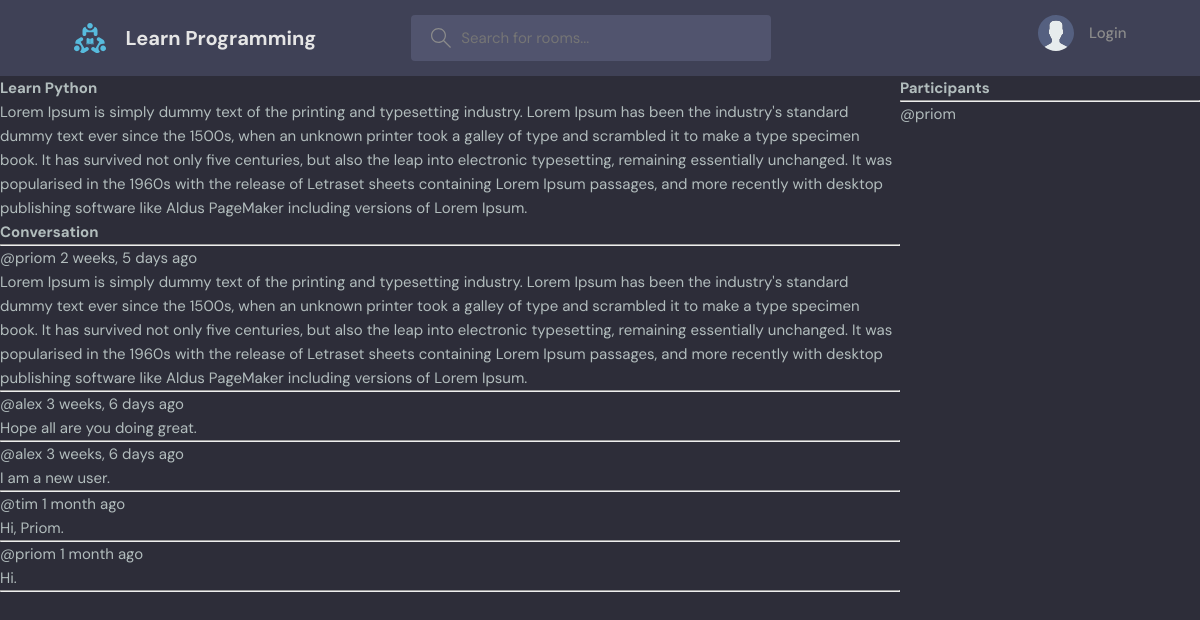
The page /room/1/ on the database its author committed.
### base/models.py (models this page shows, shortened)
class Room(models.Model):
    host = models.ForeignKey(User, on_delete=models.SET_NULL, null=True)
    topic = models.ForeignKey(Topic, on_delete=models.SET_NULL, null=True)
    name = models.CharField(max_length=200)
    description = models.TextField(null=True, blank=True)
    participants = models.ManyToManyField(
        User, related_name='participants', blank=True)
    updated = models.DateTimeField(auto_now=True)
    created = models.DateTimeField(auto_now_add=True)
    class Meta:
        ordering = ['-updated', '-created']

class Message(models.Model):
    user = models.ForeignKey(User, on_delete=models.CASCADE)
    room = models.ForeignKey(Room, on_delete=models.CASCADE)
    body = models.TextField()
    updated = models.DateTimeField(auto_now=True)
    created = models.DateTimeField(auto_now_add=True)
    class Meta:
        ordering = ['-updated', '-created']

### base/views.py (the view, shortened to what this page needs)
# urls.py: path('room/<str:pk>/', views.room, name="room"),
def room(request, pk):
    room = Room.objects.get(id=pk)
    room_messages = room.message_set.all()
    participants = room.participants.all()
    context = {'rooms': room, 'room_messages': room_messages,
               'participants': participants}
    return render(request, 'base/room.html', context)

### base/templates/base/room.html (shortened to what this page needs)
{% extends 'main.html' %}
{% block content %}
<div class="room-container">
    <div>
        <h1>{{rooms.name}}</h1>
        <p>{{rooms.description}}</p>
        <div class="comment-wrapper">
            <h3>Conversation</h3>
            <hr>
            {% for message in room_messages %}
            <div>
                <small>@{{message.user}} {{message.created | timesince}} ago</small>
                <p>{{message.body}}</p>
                <hr>
            </div>
            {% endfor %}
        </div>
    </div>
    <div>
        <h3>Participants</h3>
        <hr>
        {% for user in participants %}
        <div>
            <p>@{{user.username}}</p>
        </div>
        {% endfor %}
    </div>
</div>
{% endblock content %}

### static/styles/style.css (style rules this page uses)
:root { --color-main: #71c6dd; --color-main-light: #e1f6fb; --color-dark: #3f4156; --color-dark-medium: #51546e; --color-dark-light: #696d97; --color-light: #e5e5e5; --color-gray: #8b8b8b; --color-light-gray: #b2bdbd; --color-bg: #2d2d39; --color-success: #5dd693; --color-error: #fc4b0b; }
* { font-family: "DM Sans", -apple-system, BlinkMacSystemFont, "Segoe UI", Roboto, Oxygen, Ubuntu, Cantarell, "Open Sans", "Helvetica Neue", sans-serif; margin: 0; padding: 0; box-sizing: border-box; text-rendering: optimizeLegibility; font-size: inherit; }
html { font-size: 56.25%; }
@media only screen and (min-width: 1200px) { html { font-size: 62.5%; } }
body { line-height: 1.6; font-weight: 400; font-size: 1.5rem; color: var(--color-light-gray); background-color: var(--color-bg); min-height: 100vh; }

### base/templates/base/room.html (style rules this page uses)
.room-container { display: grid; grid-template-columns: 3fr 1fr; }

### rows shown on the page
Room: name "Learn Python", description "Lorem Ipsum is simply dummy text of the printing and typesetting industry. Lorem Ipsum has been the industry's standard dummy text ever since the 1500s, when an unknown printer took a galley of type and scrambled it to make a type specimen book. It has survived not only five centuries, but also the leap into electronic typesetting, remaining essentially unchanged. It was popularised in the 1960s with the release of Letraset sheets containing Lorem Ipsum passages, and more recently with desktop publishing software like Aldus PageMaker including versions of Lorem Ipsum."
Message: user "priom", created "2 weeks, 5 days", body "Lorem Ipsum is simply dummy text of the printing and typesetting industry. Lorem Ipsum has been the industry's standard dummy text ever since the 1500s, when an unknown printer took a galley of type and scrambled it to make a type specimen book. It has survived not only five centuries, but also the leap into electronic typesetting, remaining essentially unchanged. It was popularised in the 1960s with the release of Letraset sheets containing Lorem Ipsum passages, and more recently with desktop publishing software like Aldus PageMaker including versions of Lorem Ipsum."
Message: user "alex", created "3 weeks, 6 days", body "Hope all are you doing great."
Message: user "alex", created "3 weeks, 6 days", body "I am a new user."
Message: user "tim", created "1 month", body "Hi, Priom."
Message: user "priom", created "1 month", body "Hi."

### other values the page prints
{{ user.username }} "priom"
